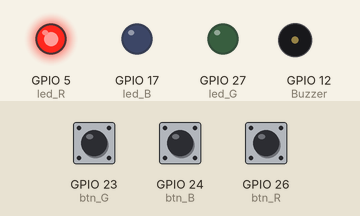
This program was run on a simulated Raspberry Pi (BCM pin numbers). Parts: output pins drawn as LEDs (lit = HIGH), buzzer (waves = sounding, pin HIGH). The inputs (shaded band) are chosen by the test bench; at power-on: GPIO 26 (btn_R) HIGH, GPIO 23 (btn_G) HIGH, GPIO 24 (btn_B) HIGH. Random numbers come from a fixed seed; what the program prints to the terminal is not drawn.

Above: at 1.2 s.
1.3 s: GPIO 26 (btn_R) pulled LOW for 0.15 s
At 1.42 s:
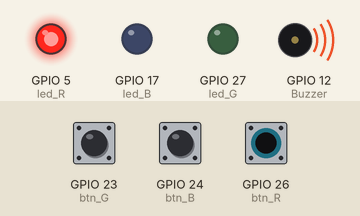
At 2.4 s:
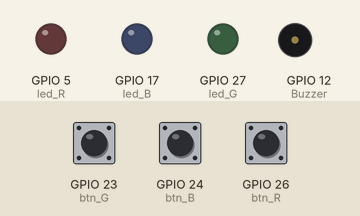
Timing chart, 0 to 9.0 s (numbered marks = the images above; inputs shaded):
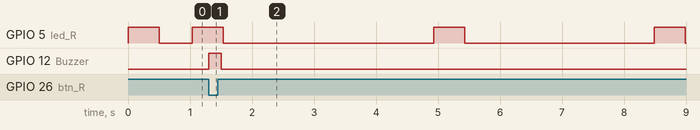

The program:

game_3.py
```python
from gpiozero import LED, Button, Buzzer
import random
import time

# 전역 변수로 score 선언
score = 0

# 부저, LED, 버튼 초기화
bz = Buzzer(12)
led_R = LED(5)
btn_R = Button(26, pull_up=True, bounce_time=0.05)
led_G = LED(27)
btn_G = Button(23, pull_up=True, bounce_time=0.05)
led_B = LED(17)
btn_B = Button(24, pull_up=True, bounce_time=0.05)

# R 매치 확인 함수 (LED가 켜져 있으면 점수 증가 및 부저 울림)
def is_R_match():
    global score  # 전역 변수 score 수정
    if led_R.is_lit or led_G.is_lit or led_B.is_lit:  # LED가 켜져 있으면
        score += 1  # 점수 1 증가
        print(f"점수: {score}")  # 점수 출력
        bz.on()
        time.sleep(0.2)
        bz.off()

# 버튼이 눌리면 is_R_match() 함수 실행
btn_R.when_pressed = is_R_match

# 무한 루프에서 LED 깜빡임과 랜덤 대기 시간 관리
while True:
    led_R.on()
    time.sleep(0.5)
    led_R.off()
    rTime = random.uniform(0.0, 4.0)  # 랜덤 시간 설정 (0.5초 ~ 4초 사이)
    time.sleep(rTime)  # 설정한 시간만큼 대기
```

Measured:
- after the input at 1.3 s, GPIO 12 (Buzzer): LOW → HIGH at once, → LOW 0.20 s later
- by itself, GPIO 5 (led_R): alternates HIGH for 0.50 s and LOW for 3.2 s
